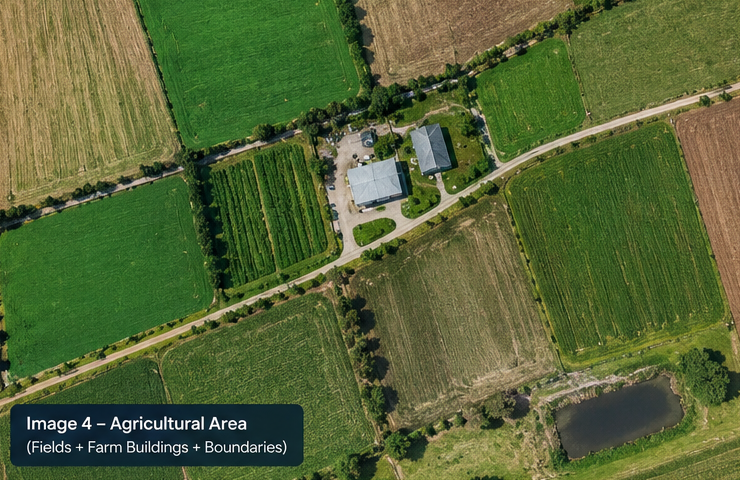
#> input picture test_assets/image_d_agricultural.png, 740 x 480 px, found by its file name
$ python debug_masks.py
#> lines starting #> are read from the running program, lines starting #| are printed output that depends on the picture; after the words box and inside, x2 and y2 are one past the last pixel; in counts of white or black regions, pixels touching at a corner belong together
import cv2
import numpy as np

img = cv2.imread("test_assets/image_d_agricultural.png")
#> img is the input picture: shape (480, 740, 3); mean B, G, R 55.4, 101, 86.7
h, w = img.shape[:2]
#> h = 480; w = 740
total_area = float(w * h)
#> total_area = 355200

hsv = cv2.cvtColor(img, cv2.COLOR_BGR2HSV)
#> hsv: shape (480, 740, 3); mean H, S, V 43, 133, 105.6
b = img[:, :, 0].astype(np.float32)
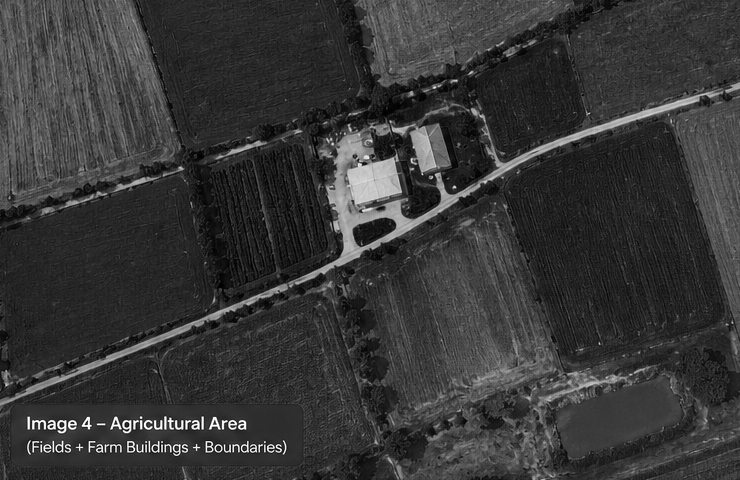
#> b: shape (480, 740) float32; min 0, max 255, mean 55.4
g = img[:, :, 1].astype(np.float32)
r = img[:, :, 2].astype(np.float32)
exg = 2.0 * g - r - b
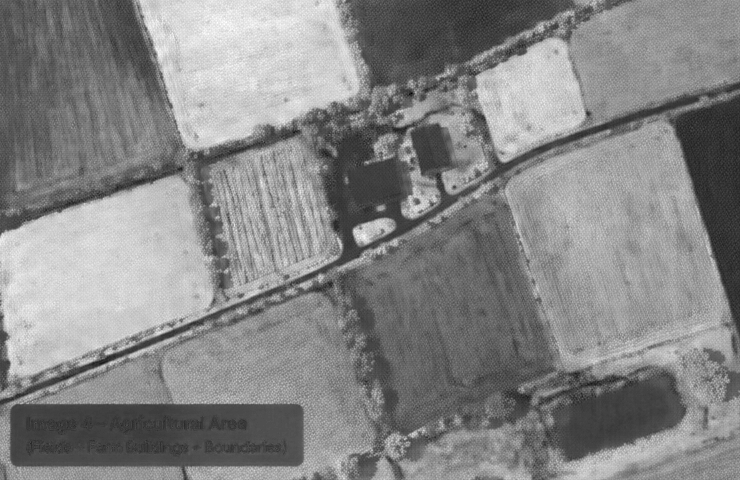
#> exg: shape (480, 740) float32; min -45, max 154, mean 59.9; drawn with min black and max white

mask_soil = cv2.inRange(hsv, (10, 30, 40), (42, 220, 220))
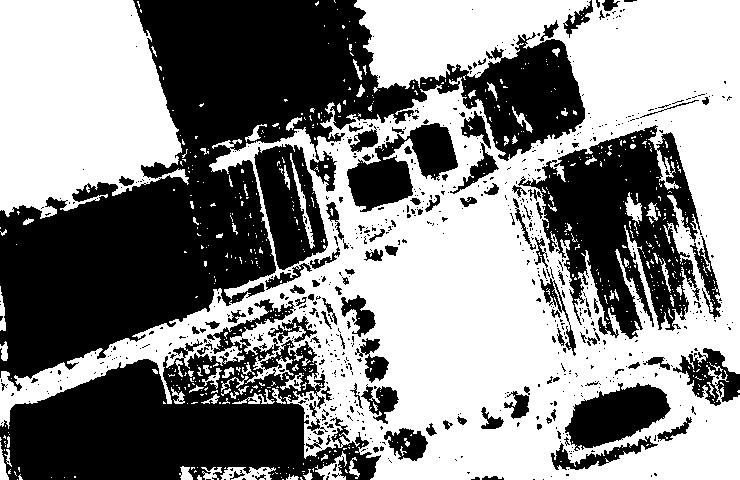
#> mask_soil: shape (480, 740); 53.6% white; 750 black regions (635 under 20 px), largest, box (x1, y1, x2, y2) and area: (0, 0, 585, 391) 80027, (0, 299, 381, 480) 33122, (518, 125, 702, 339) 19732
is_crop = (hsv[:, :, 0] >= 25) & (hsv[:, :, 0] <= 88) & (hsv[:, :, 1] >= 35) & (exg > 10)
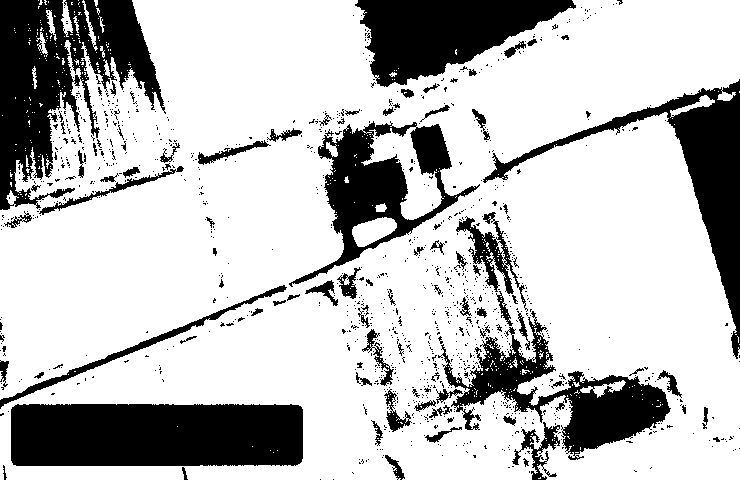
#> is_crop: shape (480, 740) bool; 74.8% white; 1073 black regions (980 under 20 px), largest, box (x1, y1, x2, y2) and area: (11, 404, 303, 466) 17857, (0, 0, 166, 210) 16651, (355, 0, 576, 87) 11093
field_raw = (mask_soil | (is_crop.astype(np.uint8) * 255))
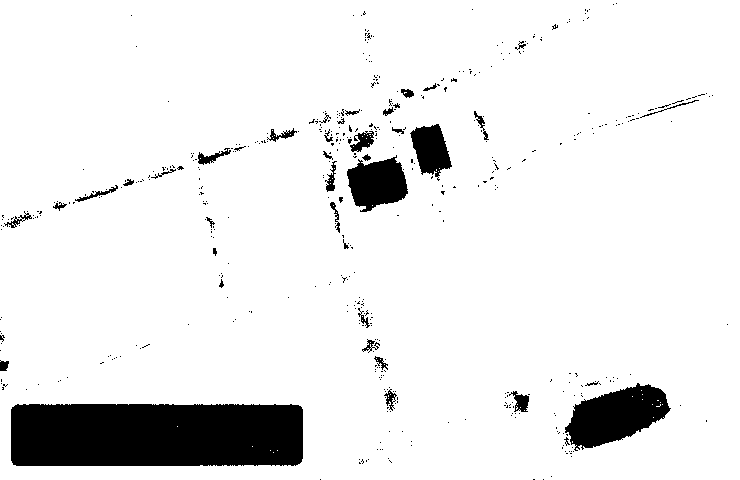
#> field_raw: shape (480, 740); 91.7% white; 489 black regions (449 under 20 px), largest, box (x1, y1, x2, y2) and area: (11, 404, 303, 466) 17857, (565, 383, 671, 451) 4250, (347, 155, 408, 212) 2326

print(f"Total area: {total_area} px ({w}x{h})")
#| Total area: 355200.0 px (740x480)
print(f"Raw field pixels: {np.count_nonzero(field_raw)} ({np.count_nonzero(field_raw)/total_area*100:.1f}%)")
#| Raw field pixels: 325603 (91.7%)
print(f"Soil pixels: {np.count_nonzero(mask_soil)} ({np.count_nonzero(mask_soil)/total_area*100:.1f}%)")
#| Soil pixels: 190230 (53.6%)
print(f"Crop pixels: {np.count_nonzero(is_crop)} ({np.count_nonzero(is_crop)/total_area*100:.1f}%)")
#| Crop pixels: 265633 (74.8%)

# Check why water was detected on image_d_agricultural
is_water = (hsv[:, :, 0] >= 85) & (hsv[:, :, 0] <= 135) & (hsv[:, :, 1] >= 75) & (b > r + 20) & (b >= g - 10)
#> is_water: shape (480, 740) bool; 4.4% white; 96 white regions (89 under 20 px), largest, box (x1, y1, x2, y2) and area: (11, 404, 303, 466) 14710, (396, 163, 408, 194) 188, (375, 195, 404, 205) 71
water_mask_raw = is_water.astype(np.uint8) * 255
kernel_w = cv2.getStructuringElement(cv2.MORPH_ELLIPSE, (11, 11))
water_clean = cv2.morphologyEx(water_mask_raw, cv2.MORPH_OPEN, kernel_w)
#> water_clean: shape (480, 740); 3.8% white; 1 white region, box (x1, y1, x2, y2) and area: (11, 404, 303, 466) 13344
water_clean = cv2.morphologyEx(water_clean, cv2.MORPH_CLOSE, cv2.getStructuringElement(cv2.MORPH_ELLIPSE, (15, 15)))
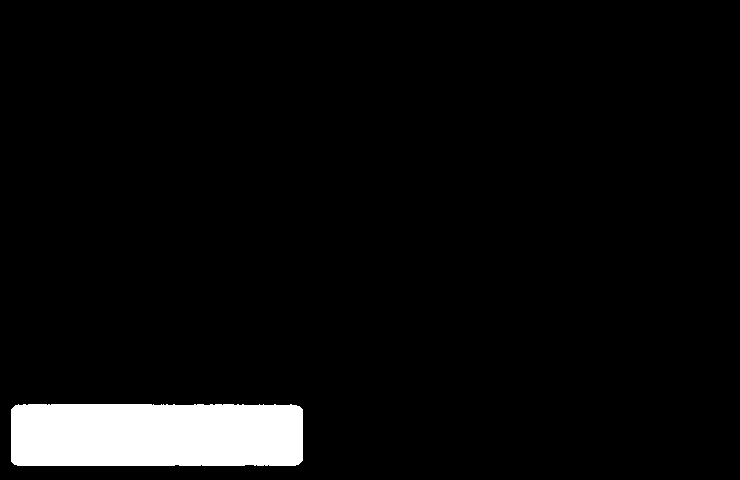
#> water_clean: shape (480, 740); 5% white; 1 white region
cnts_w, _ = cv2.findContours(water_clean, cv2.RETR_EXTERNAL, cv2.CHAIN_APPROX_NONE)
#> cnts_w = 1 contour; box (x1, y1, x2, y2) and area: (11, 404, 303, 466) 17574
print(f"\nWater candidates on Agricultural image: {len(cnts_w)}")
#| Water candidates on Agricultural image: 1
for idx, c in enumerate(cnts_w):
    area = cv2.contourArea(c)
    rect = cv2.minAreaRect(c)
    rw, rh = rect[1]
    # Check texture standard deviation of this water candidate
    mask_c = np.zeros((h, w), dtype=np.uint8)
    cv2.drawContours(mask_c, [c], -1, 255, -1)
    pts_b = b[mask_c > 0]
    pts_g = g[mask_c > 0]
    pts_r = r[mask_c > 0]
    gray = cv2.cvtColor(img, cv2.COLOR_BGR2GRAY)
    pts_gray = gray[mask_c > 0]
    std_val = np.std(pts_gray)
    print(f"  Water candidate {idx}: area={area} ({area/total_area*100:.2f}%), rect={rw:.1f}x{rh:.1f}, gray_std={std_val:.2f}, avg_B={np.mean(pts_b):.1f}, avg_R={np.mean(pts_r):.1f}, avg_G={np.mean(pts_g):.1f}")
#> this loop made 1 pass
#> (area, rect, rw, rh, std_val) on pass 1: (17573.5, ((156.5, 434.5), (61, 291), -90), 61, 291, 57.76)
#|   Water candidate 0: area=17573.5 (4.95%), rect=61.0x291.0, gray_std=57.76, avg_B=67.3, avg_R=37.4, avg_G=57.5
#> pass 1, `gray = cv2.cvtColor(img, cv2.COLOR_BGR2GRAY)`:
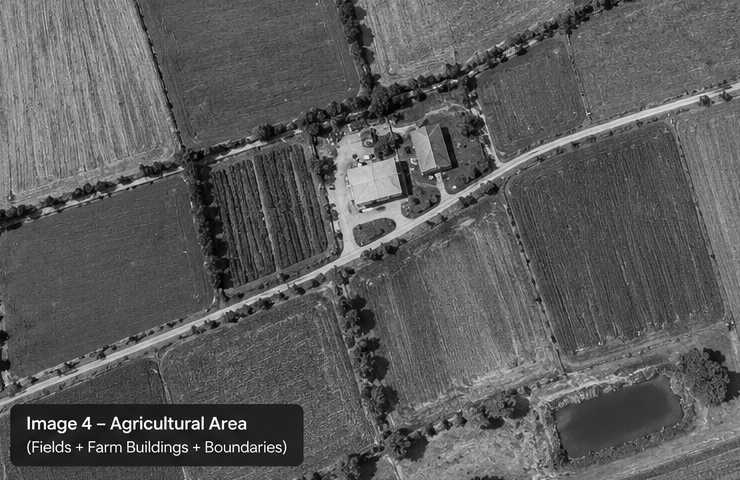
#> gray: shape (480, 740); min 0, max 255, mean 91.5
